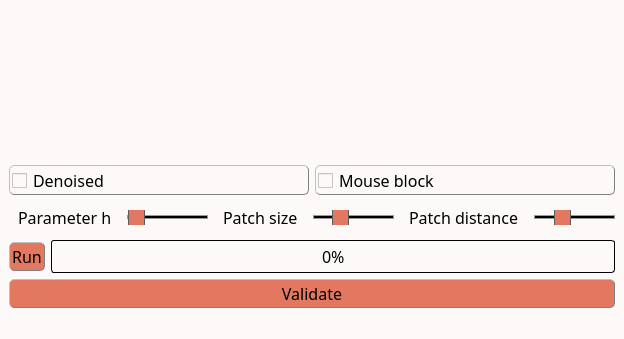
<?xml version="1.0" encoding="UTF-8"?>
<ui version="4.0">
 <class>MainWindow</class>
 <widget class="QMainWindow" name="MainWindow">
  <property name="geometry">
   <rect>
    <x>0</x>
    <y>0</y>
    <width>623</width>
    <height>339</height>
   </rect>
  </property>
  <property name="windowTitle">
   <string>NLMD denoising</string>
  </property>
  <property name="styleSheet">
   <string notr="true">/* Couleur du fond, label, combobox, progressbar vide et spin box */
QWidget, QLabel, QComboBox, QProgressBar, QSpinBox {background-color: rgb(253, 249, 248)}

/* Couleur quand inactif */
QPushButton:disabled, QComboBox:disabled, QSpinBox:disabled {background-color: rgba(243, 98, 64,150)}

/* Couleur des boutons et des selecteurs */
QPushButton, QComboBox::drop-down:button, QComboBox::down-arrow, QComboBox::down-arrow:disabled, QSpinBox::drop-down:button, QSpinBox::down-arrow, QSpinBox::down-arrow:disabled, QSpinBox::drop-up:button, QSpinBox::up-arrow, QSpinBox::up-arrow:disabled, QSlider::handle:horizontal {background-color: rgb(226, 120, 95)}

/* Couleur des bordures de même couleur que les boutons */
QComboBox::drop-down:button, QSpinBox::drop-down:button, QSpinBox::drop-up:button {border-color: rgb(193, 167, 181)}

/* Couleur des textes */
QLabel, QPushButton, QPushButton:hover, QCheckBox, QComboBox, Line, QTextEdit, QSpinBox {color: rgb(0, 0, 0)}

/* style des bordures 1 */
QLabel, QPushButton, QPushButton:hover, QCheckBox, QComboBox, QSpinBox  {
	border-style : outset;
	min-width : 5em;
}

/* style des bordures 2 */
QPushButton, QPushButton:hover, QCheckBox, QComboBox, QSpinBox  {
	border-radius: 5px;
	border-width: 1px;
	border-color: gray;
}

/* Font 1 */
QPushButton, QPushButton:hover, QCheckBox, QProgressBar {font: 12pt &quot;Noto Sans Cond&quot;}

/* Font 2 */
QComboBox, QTextEdit, QSpinBox {font: 10pt &quot;Noto Sans Cond&quot;}

/* Padding 1 */
QLabel, QComboBox, QComboBox::down-arrow, QSpinBox, QSpinBox::down-arrow, QSpinBox::up-arrow {padding : 1px;}

/* Padding 2 */
QPushButton, QPushButton:hover, QCheckBox {padding : 2px;}

/* Gestion taille des QCheckBoxes */
QCheckBox::indicator:unchecked, QCheckBox::indicator:unchecked:hover, QCheckBox::indicator:checked, QCheckBox::indicator:checked:hover  {
	width :15px;
	height : 15px;
}

QLabel {
	Border-radius : 5px;
	border-width : 0px;
	border-color : black;
	font : 14pt &quot;Noto Sans Cond&quot;;
}

QPushButton:hover {background-color: rgb(243, 98, 64);}

QCheckBox::indicator:unchecked {image: url(icons/uncheck_icon.png);}

QCheckBox::indicator:unchecked:hover {image: url(icons/uncheck_hover_icon.png);}

QCheckBox::indicator:checked {image: url(icons/Check_icon.png);}

QCheckBox::indicator:checked:hover {image: url(icons/Check_hover_icon.png);}

QComboBox::drop-down:button{
	border-radius: 4px;
	border-width: 1px;
	width: 30px;
}

QComboBox::down-arrow {
	 image : url(icons/Arrow_down.png); 
    width: 12px;
    height: 12px;
}

Line{
	format: plain;
	midLine-Width : 1px;
}

QFrame[height=&quot;3&quot;], QFrame[width=&quot;3&quot;] {background-color: #3A3939;}

QTextEdit{
	background-color: rgb(255, 255, 255);
	border-style: solid;
	border-radius: 5px;
	border-width: 1px;
	border-color: black;
}

QLineEdit {font : 12pt &quot;Noto Sans Cond&quot;;}

/* Gestion taille des QLineEdit */
QLineEdit::indicator:unchecked, QLineEdit::indicator:unchecked:hover, QLineEdit::indicator:checked, QLineEdit::indicator:checked:hover  {
	border-color: black;
}

QHBoxLayout {background-color: rgb(0, 240, 240, 50);}

QProgressBar {
	text-align: center;
	border: 1px solid black;
	border-radius: 3px;
 }

 QProgressBar::chunk {
	background-color: rgb(243, 98, 64);
	width: 15px;
	margin : 0.5px;
 }

QSpinBox::drop-down:button, QSpinBox::drop-up:button {
	border-radius: 2px;
	border-width: 1px;
	width: 36px;
}

QSpinBox::down-arrow {
	image : url(icons/Arrow_down.png);
    width: 24px;
    height: 22px;
}

QSpinBox::up-arrow {
	image : url(icons/Arrow_up.png);
    width: 24px;
    height: 22px;
}

QSlider::groove:horizontal {
    border: 1px solid #999999;
    height: 2px; /* the groove expands to the size of the slider by default. by giving it a height, it has a fixed size */
    background-color: rgb(0, 0, 0);
    margin: 1px 0;
}

QSlider::handle:horizontal {
    border: 1px solid #5c5c5c;
    width: 15px;
    height: 30px;
    margin: -10px 0; /* handle is placed by default on the contents rect of the groove. Expand outside the groove */
    border-radius: 3px;
}</string>
  </property>
  <widget class="QWidget" name="centralwidget">
   <property name="styleSheet">
    <string notr="true"/>
   </property>
   <layout class="QHBoxLayout" name="horizontalLayout_5">
    <item>
     <layout class="QVBoxLayout" name="verticalLayout_2">
      <item>
       <layout class="QHBoxLayout" name="horizontalLayout">
        <item>
         <widget class="ImageView" name="expSeries" native="true">
          <property name="sizePolicy">
           <sizepolicy hsizetype="MinimumExpanding" vsizetype="MinimumExpanding">
            <horstretch>0</horstretch>
            <verstretch>0</verstretch>
           </sizepolicy>
          </property>
         </widget>
        </item>
        <item>
         <widget class="PlotWidget" name="profiles" native="true">
          <property name="sizePolicy">
           <sizepolicy hsizetype="MinimumExpanding" vsizetype="MinimumExpanding">
            <horstretch>0</horstretch>
            <verstretch>0</verstretch>
           </sizepolicy>
          </property>
          <property name="minimumSize">
           <size>
            <width>600</width>
            <height>150</height>
           </size>
          </property>
         </widget>
        </item>
       </layout>
      </item>
      <item>
       <layout class="QVBoxLayout" name="verticalLayout">
        <item>
         <layout class="QHBoxLayout" name="horizontalLayout_2">
          <item>
           <widget class="QCheckBox" name="denoised">
            <property name="font">
             <font>
              <family>Noto Sans Cond</family>
              <pointsize>12</pointsize>
              <weight>50</weight>
              <italic>false</italic>
              <bold>false</bold>
             </font>
            </property>
            <property name="styleSheet">
             <string notr="true"/>
            </property>
            <property name="text">
             <string>Denoised</string>
            </property>
           </widget>
          </item>
          <item>
           <widget class="QCheckBox" name="mouseLock">
            <property name="font">
             <font>
              <family>Noto Sans Cond</family>
              <pointsize>12</pointsize>
              <weight>50</weight>
              <italic>false</italic>
              <bold>false</bold>
             </font>
            </property>
            <property name="styleSheet">
             <string notr="true"/>
            </property>
            <property name="text">
             <string>Mouse block</string>
            </property>
           </widget>
          </item>
         </layout>
        </item>
        <item>
         <layout class="QHBoxLayout" name="horizontalLayout_4">
          <item>
           <widget class="QLabel" name="label_h">
            <property name="font">
             <font>
              <family>Noto Sans Cond</family>
              <pointsize>12</pointsize>
              <weight>50</weight>
              <italic>false</italic>
              <bold>false</bold>
             </font>
            </property>
            <property name="styleSheet">
             <string notr="true">QLabel {
color: rgb(0, 0, 0);
background-color:	rgb(253, 249, 248);
border-style : outset;
Border-radius : 5px;
border-width : 0px;
border-color : black;
min-width : 5em;
padding : 5px;
font : 12pt &quot;Noto Sans Cond&quot;;
}</string>
            </property>
            <property name="text">
             <string>Parameter h</string>
            </property>
            <property name="textFormat">
             <enum>Qt::PlainText</enum>
            </property>
           </widget>
          </item>
          <item>
           <widget class="QSlider" name="slider_h">
            <property name="minimumSize">
             <size>
              <width>0</width>
              <height>15</height>
             </size>
            </property>
            <property name="minimum">
             <number>1</number>
            </property>
            <property name="maximum">
             <number>5000</number>
            </property>
            <property name="singleStep">
             <number>10</number>
            </property>
            <property name="pageStep">
             <number>500</number>
            </property>
            <property name="value">
             <number>10</number>
            </property>
            <property name="orientation">
             <enum>Qt::Horizontal</enum>
            </property>
           </widget>
          </item>
          <item>
           <widget class="QLabel" name="label_size">
            <property name="font">
             <font>
              <family>Noto Sans Cond</family>
              <pointsize>12</pointsize>
              <weight>50</weight>
              <italic>false</italic>
              <bold>false</bold>
             </font>
            </property>
            <property name="styleSheet">
             <string notr="true">QLabel {
color: rgb(0, 0, 0);
background-color:	rgb(253, 249, 248);
border-style : outset;
Border-radius : 5px;
border-width : 0px;
border-color : black;
min-width : 5em;
padding : 5px;
font : 12pt &quot;Noto Sans Cond&quot;;
}</string>
            </property>
            <property name="text">
             <string>Patch size</string>
            </property>
           </widget>
          </item>
          <item>
           <widget class="QSlider" name="slider_size">
            <property name="minimumSize">
             <size>
              <width>0</width>
              <height>15</height>
             </size>
            </property>
            <property name="minimum">
             <number>1</number>
            </property>
            <property name="maximum">
             <number>15</number>
            </property>
            <property name="pageStep">
             <number>2</number>
            </property>
            <property name="value">
             <number>5</number>
            </property>
            <property name="orientation">
             <enum>Qt::Horizontal</enum>
            </property>
           </widget>
          </item>
          <item>
           <widget class="QLabel" name="label_distance">
            <property name="font">
             <font>
              <family>Noto Sans Cond</family>
              <pointsize>12</pointsize>
              <weight>50</weight>
              <italic>false</italic>
              <bold>false</bold>
             </font>
            </property>
            <property name="styleSheet">
             <string notr="true">QLabel {
color: rgb(0, 0, 0);
background-color:	rgb(253, 249, 248);
border-style : outset;
Border-radius : 5px;
border-width : 0px;
border-color : black;
min-width : 5em;
padding : 5px;
font : 12pt &quot;Noto Sans Cond&quot;;
}</string>
            </property>
            <property name="text">
             <string>Patch distance</string>
            </property>
           </widget>
          </item>
          <item>
           <widget class="QSlider" name="slider_distance">
            <property name="minimumSize">
             <size>
              <width>0</width>
              <height>15</height>
             </size>
            </property>
            <property name="minimum">
             <number>2</number>
            </property>
            <property name="maximum">
             <number>15</number>
            </property>
            <property name="pageStep">
             <number>2</number>
            </property>
            <property name="value">
             <number>6</number>
            </property>
            <property name="orientation">
             <enum>Qt::Horizontal</enum>
            </property>
           </widget>
          </item>
         </layout>
        </item>
        <item>
         <layout class="QHBoxLayout" name="horizontalLayout_3">
          <item>
           <widget class="QPushButton" name="preview">
            <property name="font">
             <font>
              <family>Noto Sans Cond</family>
              <pointsize>12</pointsize>
              <weight>50</weight>
              <italic>false</italic>
              <bold>false</bold>
             </font>
            </property>
            <property name="toolTip">
             <string>&lt;html&gt;&lt;head/&gt;&lt;body&gt;&lt;p&gt;&lt;span style=&quot; font-size:11pt;&quot;&gt;Run the computation&lt;/span&gt;&lt;/p&gt;&lt;/body&gt;&lt;/html&gt;</string>
            </property>
            <property name="text">
             <string>Run</string>
            </property>
            <property name="icon">
             <iconset>
              <normaloff>TSG_icons/run_icon.png</normaloff>TSG_icons/run_icon.png</iconset>
            </property>
           </widget>
          </item>
          <item>
           <widget class="QProgressBar" name="progressBar">
            <property name="font">
             <font>
              <family>Noto Sans Cond</family>
              <pointsize>12</pointsize>
              <weight>50</weight>
              <italic>false</italic>
              <bold>false</bold>
             </font>
            </property>
            <property name="styleSheet">
             <string notr="true"/>
            </property>
            <property name="value">
             <number>0</number>
            </property>
           </widget>
          </item>
         </layout>
        </item>
        <item>
         <widget class="QPushButton" name="Validate_button">
          <property name="minimumSize">
           <size>
            <width>96</width>
            <height>0</height>
           </size>
          </property>
          <property name="font">
           <font>
            <family>Noto Sans Cond</family>
            <pointsize>12</pointsize>
            <weight>50</weight>
            <italic>false</italic>
            <bold>false</bold>
           </font>
          </property>
          <property name="toolTip">
           <string>&lt;html&gt;&lt;head/&gt;&lt;body&gt;&lt;p&gt;&lt;span style=&quot; font-size:11pt;&quot;&gt;Export data to the main GUI&lt;/span&gt;&lt;/p&gt;&lt;/body&gt;&lt;/html&gt;</string>
          </property>
          <property name="text">
           <string>Validate</string>
          </property>
          <property name="icon">
           <iconset>
            <normaloff>TSG_icons/Export.png</normaloff>TSG_icons/Export.png</iconset>
          </property>
         </widget>
        </item>
       </layout>
      </item>
     </layout>
    </item>
   </layout>
  </widget>
  <widget class="QMenuBar" name="menubar">
   <property name="geometry">
    <rect>
     <x>0</x>
     <y>0</y>
     <width>623</width>
     <height>20</height>
    </rect>
   </property>
  </widget>
  <widget class="QStatusBar" name="statusbar"/>
 </widget>
 <customwidgets>
  <customwidget>
   <class>ImageView</class>
   <extends>QWidget</extends>
   <header>pyqtgraph</header>
   <container>1</container>
  </customwidget>
  <customwidget>
   <class>PlotWidget</class>
   <extends>QWidget</extends>
   <header>pyqtgraph</header>
   <container>1</container>
  </customwidget>
 </customwidgets>
 <resources/>
 <connections/>
</ui>
